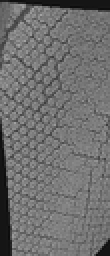
%> input picture data/bee_eye.png, 55 x 128 px, shrunk from 121 x 281 before the run (shown 2 times larger)
$ octave insegt_bee_eye.m   (GNU Octave 9; MATLAB toolbox functions it lacks are replaced by stand-ins)
%> lines starting %> are read from the running program, lines starting %| are printed output that depends on the picture
### mcode/functions_pca_features/get_PCA_features.m
function [feat_im, feat_model] = get_PCA_features(im, feat_param)
% Comptes a PCA-based feature from an image
% function feat_im = get_PCA_features(im, feat_param)
% Input:
%   im - image
%   feat_param - struct containing parameters for computing PCA-based
%     features containing:
%     feat_param.patch_size - size of image patches on which PCA should be
%       performed. Default: 15
%     feat_param.n_patch - number of patches for building the PCA
%       covariance matrix. Default: 50000
%     feat_param.n_keep - number of PCA features to keep. If n_keep < 1 (and n_keep > 0) it will return
%       the featuers explaining the n_keep variance. Otherwise it will return
%       n_keep features (n_keep <= patch_size^2). Default: 10
%     feat_param.feat_type - optional three vector determining which derivatives are
%       used for computing the PCA feature image. At least one must be 1.
%       Default: [1, 1, 1]
%       if feat_param.feat_type(1) == 1 then the raw image is used
%       if feat_param.feat_type(2) == 1 then the first order derivative images are used
%       if feat_param.feat_type(3) == 1 then the second order derivative images are used
%     feat_param.scale_factor - downscales the input image to increase
%       speed. Default: 0.5
%
% Output:
%   feat_im - volumetric image with PCA features in the third dimension
%   feat_model - struct containing mean vector and PCA projection matrix.
%       It must be used for computing PCA features from a new image using
%       the same model when doing batch processing.
%
% Author: Anders Bjorholm Dahl, November 21, 2017
%

if ( nargin == 1 )
    feat_param = struct('patch_size', 15, 'n_patch', 50000, 'n_keep', 20, ...
    'feat_type', ones(1,3), 'scale_factor', 0.5);
end

if isfield(feat_param, 'patch_size')
    patch_size = feat_param.patch_size;
end

if isfield(feat_param, 'n_patch')
    n_patch = feat_param.n_patch;
end

if isfield(feat_param, 'n_keep')
    n_keep = feat_param.n_keep;
end

if isfield(feat_param, 'feat_type')
    feat_type = feat_param.feat_type;
end

if isfield(feat_param, 'scale_factor')
    scale_factor = feat_param.scale_factor;
end


[r,c] = size(im);
im = imresize(im,scale_factor);

dim_feat = 0;
feat_id = 0;

mean_patch = {};
feat_im_cell = {};
feat_vec = {};
if ( feat_type(1) == 1 )
    feat_id = feat_id + 1;
    [feat_im_gray, vec, mean_patch{feat_id}] = getPCA_feat(im,patch_size,n_patch,n_keep);
    feat_im_cell{feat_id} = feat_im_gray;
    keep_gray = size(feat_im_gray,3);
    feat_vec{feat_id} = vec(:,end-keep_gray+1:end);
    dim_feat = dim_feat + keep_gray;
end


if ( feat_type(2) == 1 )
    dg = [1,0,-1];

    imX = imfilter(im,dg,'replicate');
    feat_id = feat_id + 1;
    [feat_im_x, vec, mean_patch{feat_id}] = getPCA_feat(imX,patch_size,n_patch,n_keep);
    keep_x = size(feat_im_x,3);
    feat_im_cell{feat_id} = feat_im_x;
    feat_vec{feat_id} = vec(:,end-keep_x+1:end);
    dim_feat = dim_feat + keep_x;

    imY = imfilter(im,dg','replicate');
    feat_id = feat_id + 1;
    [feat_im_y, vec, mean_patch{feat_id}] = getPCA_feat(imY,patch_size,n_patch,n_keep);
    keep_y = size(feat_im_y,3);
    feat_im_cell{feat_id} = feat_im_y;
    feat_vec{feat_id} = vec(:,end-keep_y+1:end);
    dim_feat = dim_feat + keep_y;
end

if ( feat_type(3) == 1 )
    dg = [1,0,-1];
    ddg = [1,-2,1];

    imXX = imfilter(im,ddg,'replicate');
    feat_id = feat_id + 1;
    [feat_im_xx, vec, mean_patch{feat_id}] = getPCA_feat(imXX,patch_size,n_patch,n_keep);
    keep_xx = size(feat_im_xx,3);
    feat_im_cell{feat_id} = feat_im_xx;
    feat_vec{feat_id} = vec(:,end-keep_xx+1:end);
    dim_feat = dim_feat + keep_xx;

    imYY = imfilter(im,ddg','replicate');
    feat_id = feat_id + 1;
    [feat_im_yy, vec, mean_patch{feat_id}] = getPCA_feat(imYY,patch_size,n_patch,n_keep);
    keep_yy = size(feat_im_yy,3);
    feat_im_cell{feat_id} = feat_im_yy;
    feat_vec{feat_id} = vec(:,end-keep_yy+1:end);
    dim_feat = dim_feat + keep_yy;

    imXY = imfilter(imfilter(im,dg,'replicate'),dg','replicate');
    feat_id = feat_id + 1;
    [feat_im_xy, vec, mean_patch{feat_id}] = getPCA_feat(imXY,patch_size,n_patch,n_keep);
    keep_xy = size(feat_im_xy,3);
    feat_im_cell{feat_id} = feat_im_xy;
    feat_vec{feat_id} = vec(:,end-keep_xy+1:end);
    dim_feat = dim_feat + keep_xy;
end

feat_im = ones(size(im,1), size(im,2), dim_feat);
t = 0;
for i = 1:size(feat_im_cell,2)
    f = t + 1;
    t = t + size(feat_im_cell{i},3);
    feat_im(:,:,f:t) = feat_im_cell{i};
end


feat_im = imresize(feat_im,[r,c]);

feat_model.feat_vec = feat_vec;
feat_model.mean_patch = mean_patch;

### mcode/functions_pca_features/getPCA_feat.m
function [fIm, vec, mP] = getPCA_feat(im,M,nPatch,nKeep)

[r,c,l] = size(im);

Mh = floor(M/2);
nTot = (r-M+1)*(c-M+1);

nPatch = min(nTot, nPatch);
id = randperm(nTot,nPatch);

s_cid = ceil(id/(r-M+1));
s_rid = id - (s_cid-1)*(r-M+1);

s_cid = s_cid + Mh;
s_rid = s_rid + Mh;

P = zeros(nPatch,l*M^2);

for i = 1:nPatch
    tmp = im((s_rid(i)-Mh):(s_rid(i)+Mh),(s_cid(i)-Mh):(s_cid(i)+Mh),:);
    P(i,:) = tmp(:);
end

mP = mean(P);
P_n = P - ones(nPatch,1)*mP;
cv = cov(P_n);

[vec,val] = eig(cv);

if ( nKeep >= 1 )
    nKeep = min(nKeep, M^2);
else
    v = sqrt(diag(val));
    vp = v/sum(v);
    i = length(v);
    vs = 0;
    while ( i > 0 && vs < nKeep )
        vs = vs + vp(i);
        i = i - 1;
    end
    nKeep = length(v)-i;
end

vec = vec(:,end-nKeep+1:end);

colIm = zeros((r-M+1)*(c-M+1),M*M*l);
for i = 1:l % for color images
    f = (i-1)*M*M+1;
    t = i*M*M;
    colIm(:,f:t) = im2col(im(:,:,i),[M,M])';
end
% Normalize column image
colIm = (colIm - ones((r-M+1)*(c-M+1),1)*mP);
% lColIm = sqrt(sum(colIm.^2));
% id = find(lColIm > 0);
% colIm(:,id) = colIm(:,id)./(ones(size(id,1),1)*lColIm(id));

% Compute feature vector
feat_vec = vec(:,end-nKeep+1:end);
feat = colIm*feat_vec;
fIm_no_border = reshape(feat,[r-M+1,c-M+1,nKeep]);
fIm = zeros(r,c,nKeep);
fIm(Mh+1:end-Mh,Mh+1:end-Mh,:) = fIm_no_border;

### mcode/functions_pca_features/build_feat_dictionary.m
function dictionary = build_feat_dictionary(feat_im,dictionary_options)

dictionary.options = dictionary_options;

if isfield(dictionary_options,'method')
    method = dictionary_options.method;
else
    method = 'euclidean';
end

if isfield(dictionary_options,'normalization')
    normalization = dictionary_options.normalization;
else
    dictionary.options.normalization = 'false';
    normalization = 'false';
end

switch method
    case 'euclidean'
        dictionary.feat_tree = build_km_tree(feat_im,...
            1,... % patch size is always 1 for features
            dictionary_options.branching_factor,...
            dictionary_options.number_training_patches,...
            dictionary_options.number_layers,...
            normalization);
    case 'nxcorr'
        dictionary.feat_tree = build_km_tree_xcorr(feat_im,...
            1,...
            dictionary_options.branching_factor,...
            dictionary_options.number_training_patches,...
            dictionary_options.number_layers);
    otherwise
        error('Unknown dictionary method.')

end

% search km-tree
A = search_km_tree(feat_im, ...
                   dictionary.feat_tree, ...
                   dictionary_options.branching_factor, ...
                   normalization);

% build biadjacency matrix
B = biadjacency_matrix(A,dictionary_options.patch_size);

% compute the mapping matrices
[rc,nm] = size(B);
dictionary.T1 = sparse(1:nm,1:nm,1./(sum(B,1)+eps),nm,nm)*B';
dictionary.T2 = sparse(1:rc,1:rc,1./(sum(B,2)+eps),rc,rc)*B;

### mcode/insegt_bee_eye.m
addpath functions
addpath functions_pca_features

%% Read and show image

im = double(rgb2gray(imread('../data/bee_eye.png')))/255;
%> im: size 128x55 double; min 0.0431, max 0.643, mean 0.437

im = imresize(im,2); % double the size to make annotation easier
%> im: size 256x110 double
figure,imagesc(im), axis image, colormap gray

%% Set feature paramters
feat_param.patch_size = 11; % patch size for computing PCA features
feat_param.n_patch = 50000; % number of patches for computing convariance matrix for PCA features
% number of principal components to keep. If the value is between 0 and 1,
% it will take the number of principal components corresponding to that
% fraction of the variance.
feat_param.n_keep = 10;
% which types of derivatives to include. If the value is 0, the feature
% will be excluded. First element is 0th order, second is 1st order and
% thrid element is 2nd order. Ex. feat_param.feat_type = [0 1 0] will only
% compute the 1st order derivative.
feat_param.feat_type = [1, 1, 1];
% Down scale the image for faster computation. Note that the effective
% patch size changes relative to this parameter.
feat_param.scale_factor = 1;
[feat_im, feat_model] = get_PCA_features(im, feat_param); % Compute the features.
%> in getPCA_feat, `mP = mean(P);`: mP = 121 values, max 0.46 at index 121, min 0.439 at index 1, mean 0.452
%> in get_PCA_features, `keep_gray = size(feat_im_gray,3);`: keep_gray = 10
%> in get_PCA_features, `imX = imfilter(im,dg,'replicate');`:
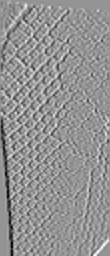
%> imX: size 256x110 double; min -0.406, max 0.293, mean -0.00324; drawn with min black and max white
%> in get_PCA_features, `dim_feat = dim_feat + keep_x;`: dim_feat = 20
%> in get_PCA_features, `imY = imfilter(im,dg','replicate');`:
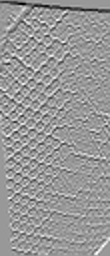
%> imY: size 256x110 double; min -0.404, max 0.27, mean -0.00236; drawn with min black and max white
%> in get_PCA_features, `keep_y = size(feat_im_y,3);`: keep_y = 10
%> in get_PCA_features, `dim_feat = dim_feat + keep_y;`: dim_feat = 30
%> in get_PCA_features, `imXX = imfilter(im,ddg,'replicate');`:
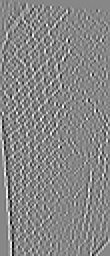
%> imXX: size 256x110 double; min -0.162, max 0.143, mean 0; drawn with min black and max white
%> in get_PCA_features, `keep_xx = size(feat_im_xx,3);`: keep_xx = 10
%> in get_PCA_features, `dim_feat = dim_feat + keep_xx;`: dim_feat = 40
%> in get_PCA_features, `imYY = imfilter(im,ddg','replicate');`:
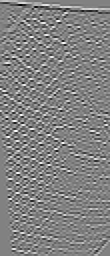
%> imYY: size 256x110 double; min -0.164, max 0.158, mean 0; drawn with min black and max white
%> in get_PCA_features, `keep_yy = size(feat_im_yy,3);`: keep_yy = 10
%> in get_PCA_features, `dim_feat = dim_feat + keep_yy;`: dim_feat = 50
%> in get_PCA_features, `imXY = imfilter(imfilter(im,dg,'replicate'),dg','replicate');`:
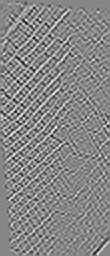
%> imXY: size 256x110 double; min -0.33, max 0.295, mean 1.21e-06; drawn with min black and max white
%> in get_PCA_features, `keep_xy = size(feat_im_xy,3);`: keep_xy = 10
%> in get_PCA_features, `dim_feat = dim_feat + keep_xy;`: dim_feat = 60
%> the loop in get_PCA_features, `for i = 1:size(feat_im_cell,2)` made 6 passes
%> (f, t) on passes 1 to 6: (1, 10), (11, 20), (21, 30), (31, 40), (41, 50), (51, 60)
%> in get_PCA_features, `feat_model.feat_vec = feat_vec;`: feat_model.feat_vec = 6 items
%> the run ends on the next line

% Set segmentation method parameters
dictopt.method = 'euclidean';
dictopt.patch_size = 15;
dictopt.branching_factor = 5;
dictopt.number_layers = 5;
dictopt.number_training_patches = 50000;
dictionary = build_feat_dictionary(feat_im,dictopt);
